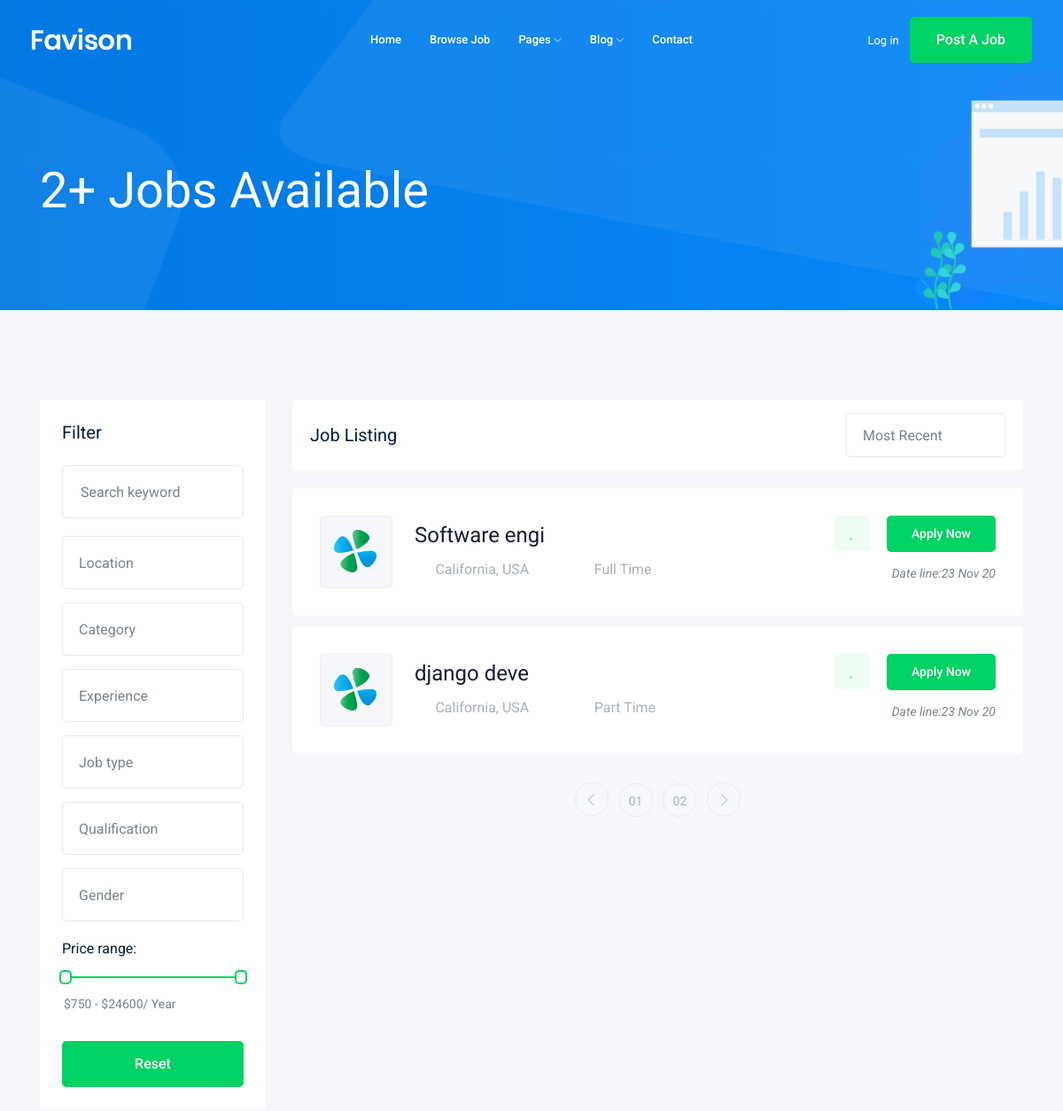
The app's page /jobs/ (upper part), older data.
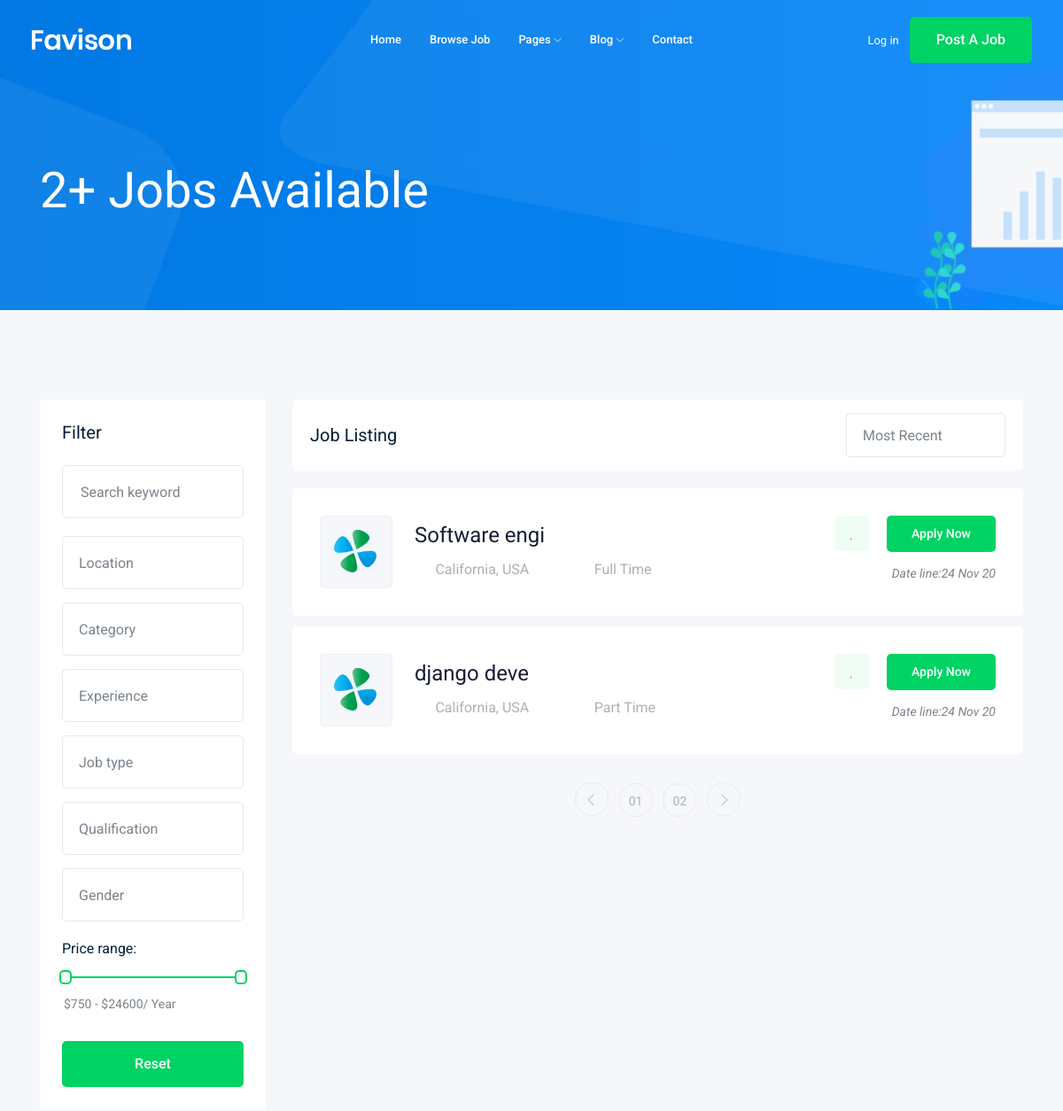
The same page, newer data.
### Job/models.py (models this page shows)
class Job(models.Model):#Table
    title = models.CharField(max_length=100)#colmun
    job_type = models.CharField(max_length=15,choices=Job_Type)
    description = models.TextField(max_length=1000)
    publish = models.DateTimeField(auto_now=True)
    vacancy = models.IntegerField(default=1)
    salary = models.IntegerField(default=0)
    experience = models.IntegerField(default=1)
    category = models.ForeignKey('Category',on_delete=models.CASCADE)
    images  = models.ImageField(upload_to=image_upload)
    def __str__(self) :
        return self.title

### Job/views.py (the view)
# urls.py: path('',views.job_list),
def job_list(request) :
    job_list= Job.objects.all()
    context = {'jobs' : job_list}
    print(job_list)
    return render(request,'Job/job_list.html',context)

### Job/templates/Job/job_list.html (shortened to what this page needs)
{% extends 'base.html'%}
{% block body %}
    <div class="bradcam_area bradcam_bg_1">
        <div class="container">
            <div class="row">
                <div class="col-xl-12">
                    <div class="bradcam_text">
                        <h3>{{jobs.count}}+  Jobs Available</h3>
                    </div>
                </div>
            </div>
        </div>
    </div>
    <div class="job_listing_area plus_padding">
        <div class="container">
            <div class="row">
                <div class="col-lg-3">
                    <div class="job_filter white-bg">
                        <div class="form_inner white-bg">
                            <h3>Filter</h3>
                            <form action="#">
                                <div class="row">
                                    <div class="col-lg-12">
                                        <div class="single_field">
                                            <input type="text" placeholder="Search keyword">
                                        </div>
                                    </div>
                                    <div class="col-lg-12">
                                    </div>
                                    <div class="col-lg-12">
                                    </div>
                                    <div class="col-lg-12">
                                    </div>
                                    <div class="col-lg-12">
                                    </div>
                                    <div class="col-lg-12">
                                    </div>
                                    <div class="col-lg-12">
                                    </div>
                                </div>
                            </form>
                        </div>
                        <div class="range_wrap">
                            <label for="amount">Price range:</label>
                            <div id="slider-range"></div>
                            <p>
                                <input type="text" id="amount" readonly style="border:0; color:#7A838B; font-size: 14px; font-weight:400;">
                            </p>
                        </div>
                        <div class="reset_btn">
                            <button  class="boxed-btn3 w-100" type="submit">Reset</button>
                        </div>
                    </div>
                </div>
                <div class="col-lg-9">
                    <div class="recent_joblist_wrap">
                        <div class="recent_joblist white-bg ">
                            <div class="row align-items-center">
                                <div class="col-md-6">
                                    <h4>Job Listing</h4>
                                </div>
                                <div class="col-md-6">
                                    <div class="serch_cat d-flex justify-content-end">
                                    </div>
                                </div>
                            </div>
                        </div>
                    </div>
                    <div class="job_lists m-0">
                        <div class="row">
                            {%for job in jobs %}
                            <div class="col-lg-12 col-md-12">
                                <div class="single_jobs white-bg d-flex justify-content-between">
                                    <div class="jobs_left d-flex align-items-center">
                                        <div class="thumb">
                                            <img src="img/svg_icon/1.svg" alt="">
                                        </div>
                                        <div class="jobs_conetent">
                                            <a href="{%url 'jobs:jobdetail' job.id%}"><h4>{{job.title}}</h4></a>
                                            <div class="links_locat d-flex align-items-center">
                                                <div class="location">
                                                    <p> <i class="fa fa-map-marker"></i> California, USA</p>
                                                </div>
                                                <div class="location">
                                                    <p> <i class="fa fa-clock-o"></i> {{job.job_type}}</p>
                                                </div>
                                            </div>
                                        </div>
                                    </div>
                                    <div class="jobs_right">
                                        <div class="apply_now">
                                            <a class="heart_mark" href="#"> <i class="fa fa-heart"></i> </a>
                                            <a href="{%url 'jobs:jobdetail' job.id%}" class="boxed-btn3">Apply Now</a>
                                        </div>
                                        <div class="date">
                                            <p>Date line:{{job.publish|date:'d M y'}}</p>
                                        </div>
                                    </div>
                                </div>
                            </div>
                           {%endfor%}
                        </div>
                        <div class="row">
                            <div class="col-lg-12">
                                <div class="pagination_wrap">
                                    <ul>
                                        <li><a href="#"> <i class="ti-angle-left"></i> </a></li>
                                        <li><a href="#"><span>01</span></a></li>
                                        <li><a href="#"><span>02</span></a></li>
                                        <li><a href="#"> <i class="ti-angle-right"></i> </a></li>
                                    </ul>
                                </div>
                            </div>
                        </div>
                    </div>
                </div>
            </div>
        </div>
    </div>
{%endblock body %}

### templates/base.html (shortened to what this page needs)
{% load static %}
<!doctype html>
<html class="no-js" lang="zxx">
<head>
    <link rel="stylesheet" href="{% static 'css/bootstrap.min.css' %}">
    <link rel="stylesheet" href="{$ static 'css/owl.carousel.min.css' %}">
    <link rel="stylesheet" href="{% static 'css/magnific-popup.css' %}">
    <link rel="stylesheet" href="{% static 'css/font-awesome.min.css'%}">
    <link rel="stylesheet" href="{% static 'css/themify-icons.css' %}">
    <link rel="stylesheet" href="{% static 'css/nice-select.css' %}">
    <link rel="stylesheet" href="{% static 'css/flaticon.css' %}">
    <link rel="stylesheet" href="{% static 'css/jquery-ui.css' %}">
    <link rel="stylesheet" href="{% static 'css/gijgo.css' %}">
    <link rel="stylesheet" href="{% static 'css/animate.min.css' %}">
    <link rel="stylesheet" href="{% static 'css/slicknav.css' %}">
    <link rel="stylesheet" href="{% static 'css/style.css' %}">
</head>
<body>
    <header>
        <div class="header-area ">
            <div id="sticky-header" class="main-header-area">
                <div class="container-fluid ">
                    <div class="header_bottom_border">
                        <div class="row align-items-center">
                            <div class="col-xl-3 col-lg-2">
                                <div class="logo">
                                    <a href="index.html">
                                        <img src="img/logo.png" alt="">
                                    </a>
                                </div>
                            </div>
                            <div class="col-xl-6 col-lg-7">
                                <div class="main-menu  d-none d-lg-block">
                                    <nav>
                                        <ul id="navigation">
                                            <li><a href="index.html">home</a></li>
                                            <li><a href="jobs.html">Browse Job</a></li>
                                            <li><a href="#">pages <i class="ti-angle-down"></i></a>
                                            </li>
                                            <li><a href="#">blog <i class="ti-angle-down"></i></a>
                                            </li>
                                            <li><a href="contact.html">Contact</a></li>
                                        </ul>
                                    </nav>
                                </div>
                            </div>
                            <div class="col-xl-3 col-lg-3 d-none d-lg-block">
                                <div class="Appointment">
                                    <div class="phone_num d-none d-xl-block">
                                        <a href="#">Log in</a>
                                    </div>
                                    <div class="d-none d-lg-block">
                                        <a class="boxed-btn3" href="#">Post a Job</a>
                                    </div>
                                </div>
                            </div>
                            <div class="col-12">
                            </div>
                        </div>
                    </div>
                </div>
            </div>
        </div>
    </header>
{% block body %}
{%endblock body %}
</body>
</html>

Row changes from the older to the newer data that the page shows:
changed Job "Software engi": publish "23 Nov 20" → "24 Nov 20"
changed Job "django deve": publish "23 Nov 20" → "24 Nov 20"
